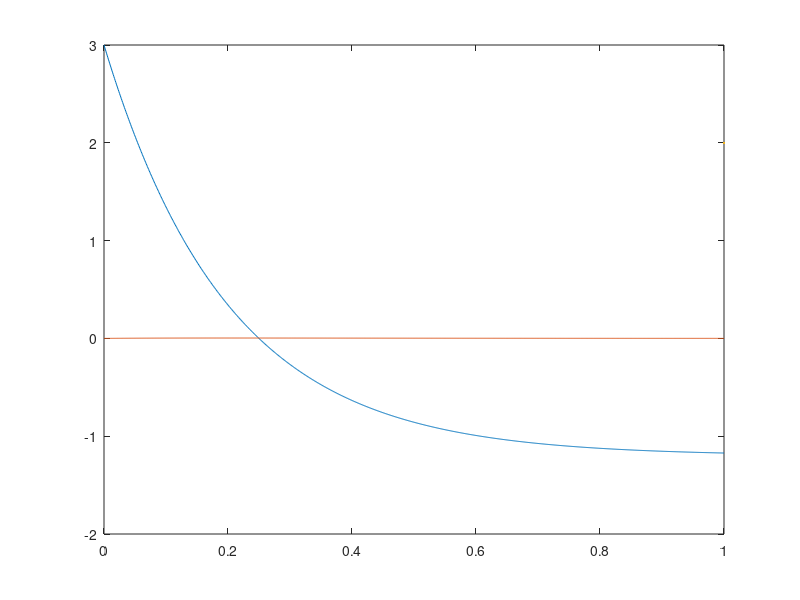

MATLAB code for this plot: (Note: this script raises an error after producing the figure.)
%Anshuman Deodhar
%06/02/2024 9:00PM
%ECE 201 D1
%Numerically solving a first-order differential equation that is hard or
%impossible to solve analytically

clear
clf

%-----GIVEN VALUES-----
g = 5;
h = -6;
f0 = 3;

tmin = 0; %Lower time limit, in s
tmax = 1; %Upper time limit, in s
N = 1000; %Intervals
dt = (tmax - tmin)/N;

%-----Numerical Solution--------
fn = zeros(1,N+1); %initializing array of zeros
fn(1) = f0; %Given condition
t = linspace(tmin, tmax,N+1);

for i = 1:N %f(t + dt) = f(t) + dt*(ht - gt*f(t))
    fn(i+1) = fn(i) + dt*(h - g*fn(i)); 
end

%----Analytical Solution-------
fa = (f0 - h/g)*exp(-g*t) + h/g; %f(t) = Ae^-gt + B

check_f = fa - fn; %Should be zero

plot(t,fn,t,check_f, LineWidth=2);
ax = gca;
ax.FontSize = 14;
xlabel("time t (s)", "FontSize", 16)
ylabel("f(t)", "FontSize", 16)
legend("Numerical Solution","Check (Should be zero)", "FontSize", 16)
title("ECE 201 D1: Numerical Solution",...
    "df/dt - 5f(t) = -6, f(0) = 3","FontSize", 22)
grid on